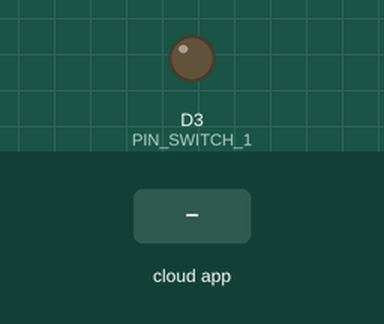
This sketch was run on a simulated ESP8266 (NodeMCU). Shown: output pins drawn as LEDs (lit = HIGH). Inputs (shaded band) come from the test bench. The RemoteXY app is connected.

Above: at 1.2 s.
1.3 s: the phone or cloud app sets switch_1 to 1
At 1.8 s:
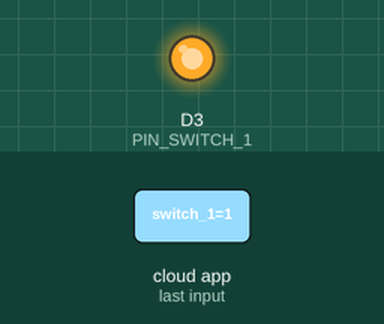
2.8 s: the phone or cloud app sets switch_1 to 0
At 4.1 s:
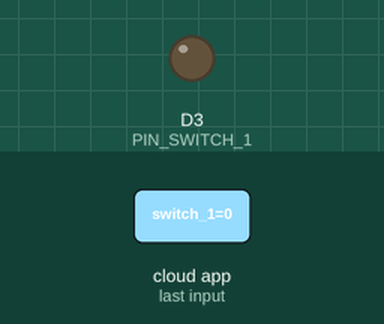
Timing chart, 0 to 5.8 s (numbered marks = the images above; inputs shaded):
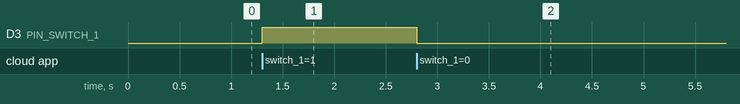

Measured:
- after the input at 1.3 s, D3 (PIN_SWITCH_1): LOW → HIGH at once
- after the input at 2.8 s, D3 (PIN_SWITCH_1): HIGH → LOW at once

The sketch:

ESP-01_Switch.ino
```cpp
// (licence header left out)
//////////////////////////////////////////////
//        RemoteXY include library          //
//////////////////////////////////////////////

// RemoteXY select connection mode and include library
#define REMOTEXY_MODE__ESP8266WIFI_LIB_POINT
#include <ESP8266WiFi.h>

#include <RemoteXY.h>

// RemoteXY connection settings
#define REMOTEXY_WIFI_SSID "EasyOne"
#define REMOTEXY_WIFI_PASSWORD "12345678"
#define REMOTEXY_SERVER_PORT 6377


// RemoteXY configurate
#pragma pack(push, 1)
uint8_t RemoteXY_CONF[] =   // 63 bytes
  { 255,1,0,1,0,56,0,16,209,1,2,1,13,19,36,16,1,8,31,31,
  79,78,0,79,70,70,0,70,17,25,46,12,10,26,12,0,129,0,4,67,
  54,5,49,89,111,117,116,117,98,101,46,99,111,109,47,69,97,115,121,79,
  110,101,0 };

// this structure defines all the variables and events of your control interface
struct {

    // input variables
  uint8_t switch_1; // =1 if switch ON and =0 if OFF

    // output variables
  uint8_t led_1; // led state 0 .. 1

    // other variable
  uint8_t connect_flag;  // =1 if wire connected, else =0

} RemoteXY;
#pragma pack(pop)

/////////////////////////////////////////////
//           END RemoteXY include          //
/////////////////////////////////////////////

#define PIN_SWITCH_1 D3


void setup()
{
  RemoteXY_Init ();

  pinMode (PIN_SWITCH_1, OUTPUT);

  // TODO you setup code

}

void loop()
{
  RemoteXY_Handler ();

  digitalWrite(PIN_SWITCH_1, (RemoteXY.switch_1==0)?LOW:HIGH);
  RemoteXY.led_1 = (digitalRead(PIN_SWITCH_1)==HIGH);
  // TODO you loop code
  // use the RemoteXY structure for data transfer
  // do not call delay()


}
```
